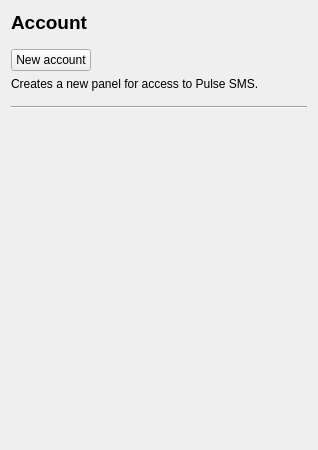
<?xml version="1.0" encoding="UTF-8"?>
<ui version="4.0">
 <class>Account</class>
 <widget class="QWidget" name="Account">
  <property name="geometry">
   <rect>
    <x>0</x>
    <y>0</y>
    <width>318</width>
    <height>450</height>
   </rect>
  </property>
  <property name="windowTitle">
   <string/>
  </property>
  <layout class="QVBoxLayout" name="verticalLayout">
   <property name="spacing">
    <number>15</number>
   </property>
   <item>
    <widget class="QLabel" name="label">
     <property name="font">
      <font>
       <pointsize>14</pointsize>
       <bold>true</bold>
      </font>
     </property>
     <property name="text">
      <string>Account</string>
     </property>
    </widget>
   </item>
   <item>
    <layout class="QVBoxLayout" name="verticalLayout_new">
     <property name="spacing">
      <number>6</number>
     </property>
     <item>
      <widget class="QPushButton" name="btnNewUser">
       <property name="sizePolicy">
        <sizepolicy hsizetype="Fixed" vsizetype="Fixed">
         <horstretch>0</horstretch>
         <verstretch>0</verstretch>
        </sizepolicy>
       </property>
       <property name="text">
        <string>New account</string>
       </property>
      </widget>
     </item>
     <item>
      <widget class="QLabel" name="label_2">
       <property name="text">
        <string>Creates a new panel for access to Pulse SMS.</string>
       </property>
       <property name="wordWrap">
        <bool>true</bool>
       </property>
      </widget>
     </item>
    </layout>
   </item>
   <item>
    <widget class="Line" name="line">
     <property name="orientation">
      <enum>Qt::Horizontal</enum>
     </property>
    </widget>
   </item>
   <item>
    <widget class="QScrollArea" name="scrollArea">
     <property name="frameShape">
      <enum>QFrame::NoFrame</enum>
     </property>
     <property name="widgetResizable">
      <bool>true</bool>
     </property>
     <widget class="QWidget" name="account_scrollArea">
      <property name="geometry">
       <rect>
        <x>0</x>
        <y>0</y>
        <width>300</width>
        <height>309</height>
       </rect>
      </property>
      <property name="minimumSize">
       <size>
        <width>250</width>
        <height>0</height>
       </size>
      </property>
      <layout class="QVBoxLayout" name="verticalLayout_2">
       <property name="spacing">
        <number>0</number>
       </property>
       <property name="leftMargin">
        <number>0</number>
       </property>
       <property name="topMargin">
        <number>0</number>
       </property>
       <property name="rightMargin">
        <number>0</number>
       </property>
       <property name="bottomMargin">
        <number>0</number>
       </property>
       <item>
        <layout class="QVBoxLayout" name="usersList">
         <property name="spacing">
          <number>3</number>
         </property>
        </layout>
       </item>
       <item>
        <spacer name="verticalSpacer">
         <property name="orientation">
          <enum>Qt::Vertical</enum>
         </property>
         <property name="sizeHint" stdset="0">
          <size>
           <width>20</width>
           <height>329</height>
          </size>
         </property>
        </spacer>
       </item>
      </layout>
     </widget>
    </widget>
   </item>
  </layout>
 </widget>
 <resources/>
 <connections/>
</ui>
